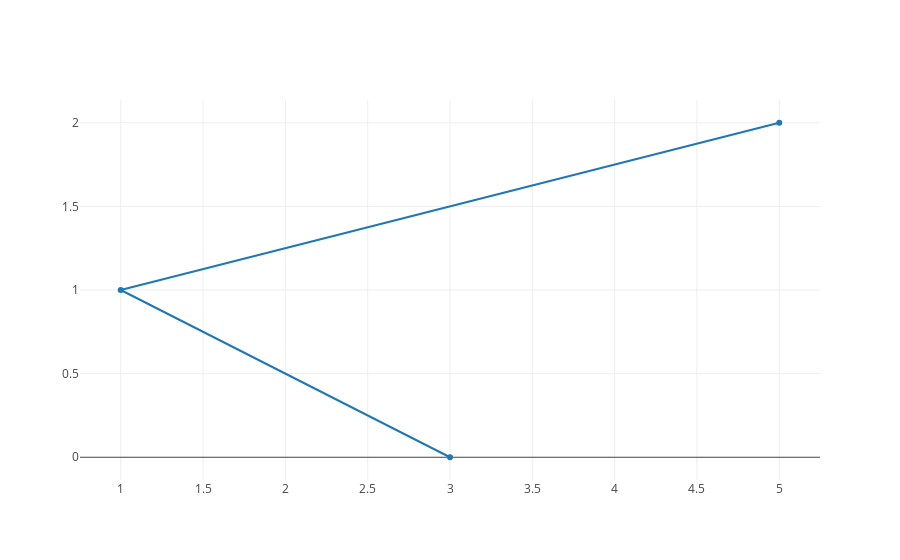

Notebook code for this chart:
### Code cell
offline.iplot([{ 'x' : [3,1,5] }]) # y will be by default 0,1,2

### Figure 1 — Plotly figure (JSON) as saved in the notebook; plotly's stock layout.template omitted (floating-point values rounded to 4 significant figures)
{"data": [{"x": [3, 1, 5]}], "layout": {}}
